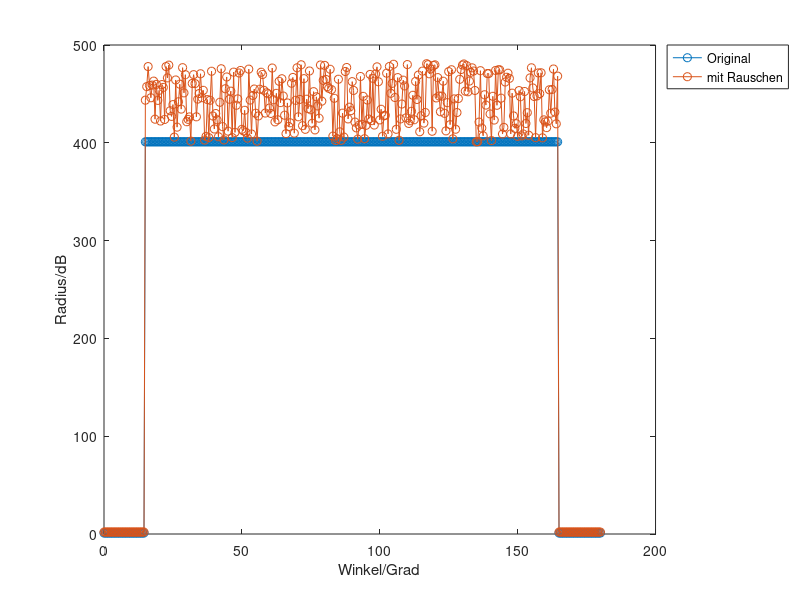

MATLAB code for this plot: (Note: this script raises an error after producing the figure.)
% Beschreibung: Implementation vom Test 1 in der Dokumentation

%% Signalerzeugung %%
% Erzeugen des Signals mit Gauß-Rauschen, Nebenbedingung: alle Werte von 
% Geräusch ist großer als 0
snr_dB = 7;
signalPowerConfig = 'measured';
midVal = 400;
repeatedTimeValMid = 150;%Ton = 2*repeatedTimeValMid
tVal = 0:0.5:180;
tComp = 90;
xVal = midVal*rectpuls(tVal-tComp,repeatedTimeValMid)+1;
onIntervalBegin = (180*2-repeatedTimeValMid/0.5)/2 + 1;
onIntervalEnd = onIntervalBegin + repeatedTimeValMid/0.5 -1;
noise = abs(awgn(xVal(onIntervalBegin:onIntervalEnd),snr_dB,signalPowerConfig));
ampCoef = 0.2;
noise = mod(noise,midVal*ampCoef);
xnVal = [xVal(1:onIntervalBegin-1) noise xVal(onIntervalEnd+1:end)];
xnVal = xnVal + xVal;
draw = 1;
if draw == 1
    figure('Name','Das Originalsignal und Signal mit Rauschen');
    plot(tVal,xVal,'-o',tVal,xnVal,'-o');
    legend('Original','mit Rauschen','Location','northeastoutside');
    xlabel('Winkel/Grad');
    ylabel('Radius/dB');
end
%% Berechnung der Wirkung des Filters %%

% slopeO: Steigung des Originalzustandes, slopeF: Steigung nach dem Filtern,
% diff_x: Wirkung des Filters auf einen Bereich

% Das vom Maximally-Flat-Methode-entworfene Filter
phase = 1;
filterObj = filterMaximallyFlatFIR_p4;
output = filterIIR(xnVal, tVal, filterObj, draw, phase, ...
    'Maximally Flat Methode-Filterergebnis');
slopeO = slopeArray(xnVal(onIntervalBegin:onIntervalEnd), ...
    tVal(onIntervalBegin:onIntervalEnd));
slopeF = slopeArray(output(onIntervalBegin:onIntervalEnd), ...
    tVal(onIntervalBegin:onIntervalEnd));
slopeO = rms(slopeO);
slopeF = rms(slopeF);
diff_mf = 20.*log10(slopeF./slopeO);

% Das vom Window-Kaiser-Methode-entworfene Filter
phase = 2;
filterObj = filterWindowKaiser_p10;
output = filterFIR(xnVal, tVal, filterObj, draw, phase, ...
    'Window Kaiser Methode-Filterergebnis');
slopeO = slopeArray(xnVal(onIntervalBegin:onIntervalEnd), ...
    tVal(onIntervalBegin:onIntervalEnd));
slopeF = slopeArray(output(onIntervalBegin:onIntervalEnd), ...
    tVal(onIntervalBegin:onIntervalEnd));
slopeO = rms(slopeO);
slopeF = rms(slopeF);
diff_wk = 20.*log10(slopeF./slopeO);

% Das vom Least-Squares-Methode-entworfene Filter
phase = 2;
filterObj = filterLeastSquares_p11;
output = filterFIR(xnVal, tVal, filterObj, draw, phase, ...
    'Least Squares Methode-Filterergebnis');
slopeO = slopeArray(xnVal(onIntervalBegin:onIntervalEnd), ...
    tVal(onIntervalBegin:onIntervalEnd));
slopeF = slopeArray(output(onIntervalBegin:onIntervalEnd), ...
    tVal(onIntervalBegin:onIntervalEnd));
slopeO = rms(slopeO);
slopeF = rms(slopeF);
diff_lsq = 20.*log10(slopeF./slopeO);

% Das vom Equiripple-Methode-entworfenen Filter
phase = 2;
filterObj = filterEquiripple_p3;
output = filterFIR(xnVal, tVal, filterObj, draw, phase, ...
    'Equiripple Methode-Filterergebnis');
slopeO = slopeArray(xnVal(onIntervalBegin:onIntervalEnd), ...
    tVal(onIntervalBegin:onIntervalEnd));
slopeF = slopeArray(output(onIntervalBegin:onIntervalEnd), ...
    tVal(onIntervalBegin:onIntervalEnd));
slopeO = rms(slopeO);
slopeF = rms(slopeF);
diff_eq = 20.*log10(slopeF./slopeO);

% Das vom Window-Bartlett-Methode-entworfene Filter
phase = 2;
filterObj = filterWindowBarlett_p2;
output = filterFIR(xnVal, tVal, filterObj, draw, phase, ...
    'Window Bartlett Methode-Filterergebnis');
slopeO = slopeArray(xnVal(onIntervalBegin:onIntervalEnd), ...
    tVal(onIntervalBegin:onIntervalEnd));
slopeF = slopeArray(output(onIntervalBegin:onIntervalEnd), ...
    tVal(onIntervalBegin:onIntervalEnd));
slopeO = rms(slopeO);
slopeF = rms(slopeF);
diff_wb = 20.*log10(slopeF./slopeO);

% Das vom Window-Rectangular-Methode-entworfene Filter
phase = 2;
filterObj = filterWindowRectangular_p3;
output = filterFIR(xnVal, tVal, filterObj, draw, phase, ...
    'Window Rectangular Methode-Filterergebnis');
slopeO = slopeArray(xnVal(onIntervalBegin:onIntervalEnd), ...
    tVal(onIntervalBegin:onIntervalEnd));
slopeF = slopeArray(output(onIntervalBegin:onIntervalEnd), ...
    tVal(onIntervalBegin:onIntervalEnd));
slopeO = rms(slopeO);
slopeF = rms(slopeF);
diff_wr = 20.*log10(slopeF./slopeO);

% Das vom Window-Triangular-Methode-entworfenen Filter
phase = 2;
filterObj = filterWindowTriangular_p1;
output = filterFIR(xnVal, tVal, filterObj, draw, phase, ...
    'Window Triangular Methode-Filterergebnis');
slopeO = slopeArray(xnVal(onIntervalBegin:onIntervalEnd), ...
    tVal(onIntervalBegin:onIntervalEnd));
slopeF = slopeArray(output(onIntervalBegin:onIntervalEnd), ...
    tVal(onIntervalBegin:onIntervalEnd));
slopeO = rms(slopeO);
slopeF = rms(slopeF);
diff_wt = 20.*log10(slopeF./slopeO);

clear slopeO slopeF